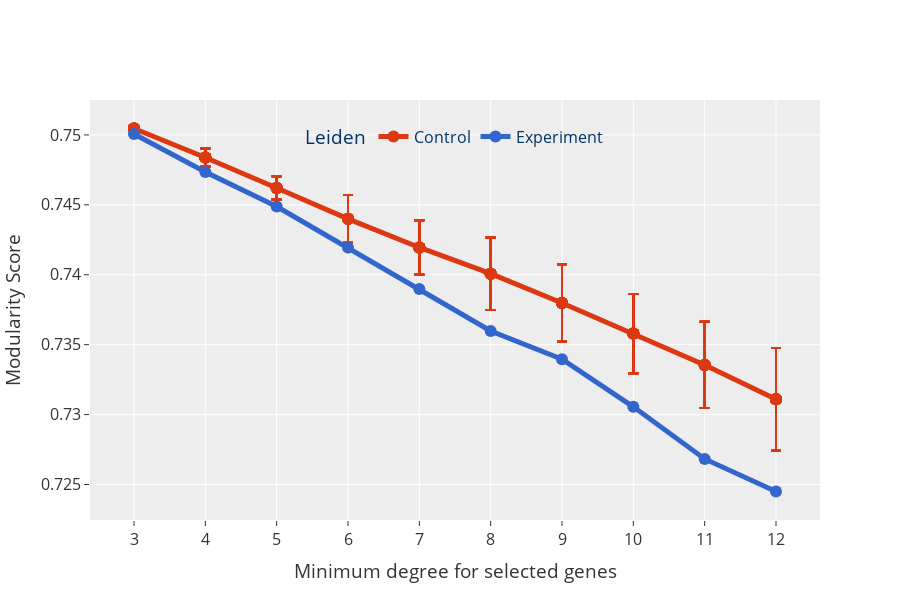

The code cell stored with this chart in its notebook:
### Code cell
top_comb_leiden = tf_stats(top_leid_ctrls, leid_h[leid_h["Leiden Rank"] == 0])
fig = px.line(
    top_comb_leiden,
    x="TF",
    y="Mod_mean",
    error_y="Mod_std",
    markers=True,
    color="Type",
    height=600,
    title="Modularity scores for the best top Leiden Run.",
    color_discrete_map=color_map,
)
fig.update_layout(
    legend=dict(
        orientation="h",
        title="Leiden",
        yanchor="bottom",
        y=0.87,
        xanchor="center",
        x=0.5,
        bgcolor="rgba(0,0,0,0)",
        font=dict(size=16, color="#003366"),
    ),
    title="",
    xaxis=dict(
        tickfont=dict(size=16),
        title="Minimum degree for selected genes",
    ),
    yaxis=dict(
        tickfont=dict(size=16),
        title="Modularity Score",
    ),
    font=dict(size=16),
)
fig.update_traces(line_width=5, marker_size=12, error_y=dict(width=5))

fig.show()
save_fig(name="leid_mod_sel_prun", fig=fig, base_path=figures_path, width=1200, height=600)

### Figure 1 — Plotly figure (JSON) as saved in the notebook; plotly's stock layout.template omitted (floating-point values rounded to 4 significant figures)
{"data": [{"error_y": {"array": [0.0002028, 0.0002028, 0.0002028, 0.0002028, 0.0002028, 0.0002028, 0.0002028, 0.0002028, 0.0002028, 0.0002028, 0.0006419, 0.0006419, 0.0006419, 0.0006419, 0.0006419, 0.0006419, 0.0006419, 0.0006419, 0.0006419, 0.0006419, 0.0008312, 0.0008312, 0.0008312, 0.0008312, 0.0008312, 0.0008312, 0.0008312, 0.0008312, 0.0008312, 0.0008312, 0.001702, 0.001702, 0.001702, 0.001702, 0.001702, 0.001702, 0.001702, 0.001702, 0.001702, 0.001702, 0.001952, 0.001952, 0.001952, 0.001952, 0.001952, 0.001952, 0.001952, 0.001952, 0.001952, 0.001952, 0.002594, 0.002594, 0.002594, 0.002594, 0.002594, 0.002594, 0.002594, 0.002594, 0.002594, 0.002594, 0.002774, 0.002774, 0.002774, 0.002774, 0.002774, 0.002774, 0.002774, 0.002774, 0.002774, 0.002774, 0.002833, 0.002833, 0.002833, 0.002833, 0.002833, 0.002833, 0.002833, 0.002833, 0.002833, 0.002833, 0.003086, 0.003086, 0.003086, 0.003086, 0.003086, 0.003086, 0.003086, 0.003086, 0.003086, 0.003086, 0.003672, 0.003672, 0.003672, 0.003672, 0.003672, 0.003672, 0.003672, 0.003672, 0.003672, 0.003672], "width": 5}, "hovertemplate": "Type=Control<br>TF=%{x}<br>Mod_mean=%{y}<extra></extra>", "legendgroup": "Control", "line": {"color": "#DC3912", "dash": "solid", "width": 5}, "marker": {"size": 12, "symbol": "circle"}, "mode": "lines+markers", "name": "Control", "orientation": "v", "showlegend": true, "type": "scatter", "x": ["3", "3", "3", "3", "3", "3", "3", "3", "3", "3", "4", "4", "4", "4", "4", "4", "4", "4", "4", "4", "5", "5", "5", "5", "5", "5", "5", "5", "5", "5", "6", "6", "6", "6", "6", "6", "6", "6", "6", "6", "7", "7", "7", "7", "7", "7", "7", "7", "7", "7", "8", "8", "8", "8", "8", "8", "8", "8", "8", "8", "9", "9", "9", "9", "9", "9", "9", "9", "9", "9", "10", "10", "10", "10", "10", "10", "10", "10", "10", "10", "11", "11", "11", "11", "11", "11", "11", "11", "11", "11", "12", "12", "12", "12", "12", "12", "12", "12", "12", "12"], "xaxis": "x", "y": [0.7505, 0.7505, 0.7505, 0.7505, 0.7505, 0.7505, 0.7505, 0.7505, 0.7505, 0.7505, 0.7484, 0.7484, 0.7484, 0.7484, 0.7484, 0.7484, 0.7484, 0.7484, 0.7484, 0.7484, 0.7462, 0.7462, 0.7462, 0.7462, 0.7462, 0.7462, 0.7462, 0.7462, 0.7462, 0.7462, 0.744, 0.744, 0.744, 0.744, 0.744, 0.744, 0.744, 0.744, 0.744, 0.744, 0.742, 0.742, 0.742, 0.742, 0.742, 0.742, 0.742, 0.742, 0.742, 0.742, 0.7401, 0.7401, 0.7401, 0.7401, 0.7401, 0.7401, 0.7401, 0.7401, 0.7401, 0.7401, 0.738, 0.738, 0.738, 0.738, 0.738, 0.738, 0.738, 0.738, 0.738, 0.738, 0.7358, 0.7358, 0.7358, 0.7358, 0.7358, 0.7358, 0.7358, 0.7358, 0.7358, 0.7358, 0.7336, 0.7336, 0.7336, 0.7336, 0.7336, 0.7336, 0.7336, 0.7336, 0.7336, 0.7336, 0.7311, 0.7311, 0.7311, 0.7311, 0.7311, 0.7311, 0.7311, 0.7311, 0.7311, 0.7311], "yaxis": "y"}, {"error_y": {"array": [null, null, null, null, null, null, null, null, null, null], "width": 5}, "hovertemplate": "Type=Experiment<br>TF=%{x}<br>Mod_mean=%{y}<extra></extra>", "legendgroup": "Experiment", "line": {"color": "#3366CC", "dash": "solid", "width": 5}, "marker": {"size": 12, "symbol": "circle"}, "mode": "lines+markers", "name": "Experiment", "orientation": "v", "showlegend": true, "type": "scatter", "x": ["3", "4", "5", "6", "7", "8", "9", "10", "11", "12"], "xaxis": "x", "y": [0.7501, 0.7473, 0.7449, 0.7419, 0.739, 0.736, 0.734, 0.7306, 0.7268, 0.7245], "yaxis": "y"}], "layout": {"font": {"size": 16}, "height": 600, "legend": {"bgcolor": "rgba(0,0,0,0)", "font": {"color": "#003366", "size": 16}, "orientation": "h", "title": {"text": "Leiden"}, "tracegroupgap": 0, "x": 0.5, "xanchor": "center", "y": 0.87, "yanchor": "bottom"}, "title": {"text": ""}, "xaxis": {"anchor": "y", "domain": [0, 1], "tickfont": {"size": 16}, "title": {"text": "Minimum degree for selected genes"}}, "yaxis": {"anchor": "x", "domain": [0, 1], "tickfont": {"size": 16}, "title": {"text": "Modularity Score"}}}}
